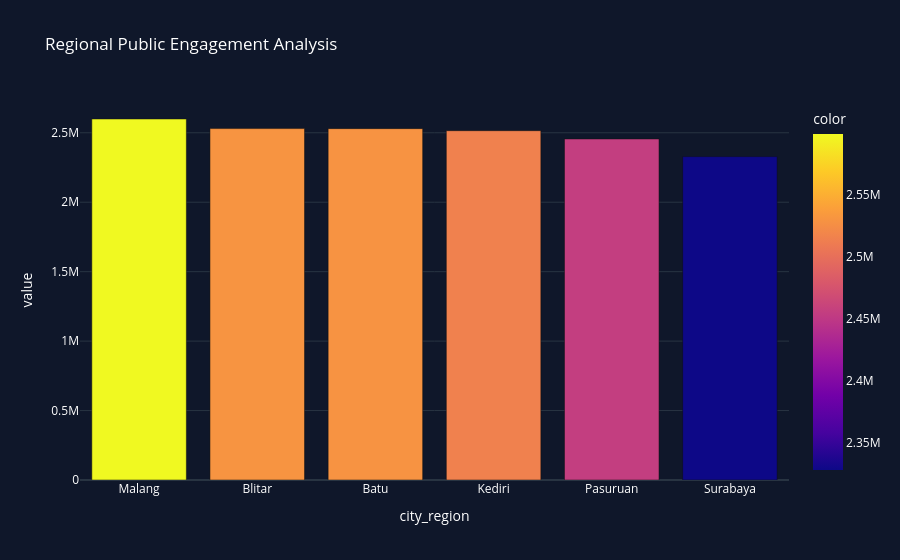

Notebook source saved alongside this figure:
### Markdown cell above
STEP 2.9 — REGIONAL PUBLIC RESPONSE

### Code cell
regional_engagement = (
    df.groupby("city_region")["engagement_score"]
    .sum()
    .sort_values(ascending=False)
)

fig = px.bar(
    regional_engagement,
    title="Regional Public Engagement Analysis",
    template="plotly_dark",
    color=regional_engagement.values
)

fig.update_layout(
    paper_bgcolor="#0F172A",
    plot_bgcolor="#0F172A",
    font_color="white"
)

fig.show()

### Figure 1 — Plotly figure (JSON) as saved in the notebook; plotly's stock layout.template omitted (floating-point values rounded to 4 significant figures)
{"data": [{"hovertemplate": "city_region=%{x}<br>value=%{y}<br>color=%{marker.color}<extra></extra>", "legendgroup": "", "marker": {"color": [2599134, 2530092, 2529794, 2515001, 2455550, 2328408], "coloraxis": "coloraxis", "pattern": {"shape": ""}}, "name": "", "orientation": "v", "showlegend": false, "textposition": "auto", "type": "bar", "x": ["Malang", "Blitar", "Batu", "Kediri", "Pasuruan", "Surabaya"], "xaxis": "x", "y": [2599134, 2530092, 2529794, 2515001, 2455550, 2328408], "yaxis": "y"}], "layout": {"barmode": "relative", "coloraxis": {"colorbar": {"title": {"text": "color"}}, "colorscale": [[0, "#0d0887"], [0.1111, "#46039f"], [0.2222, "#7201a8"], [0.3333, "#9c179e"], [0.4444, "#bd3786"], [0.5556, "#d8576b"], [0.6667, "#ed7953"], [0.7778, "#fb9f3a"], [0.8889, "#fdca26"], [1, "#f0f921"]]}, "font": {"color": "white"}, "legend": {"tracegroupgap": 0}, "paper_bgcolor": "#0F172A", "plot_bgcolor": "#0F172A", "title": {"text": "Regional Public Engagement Analysis"}, "xaxis": {"anchor": "y", "domain": [0, 1], "title": {"text": "city_region"}}, "yaxis": {"anchor": "x", "domain": [0, 1], "title": {"text": "value"}}}}
